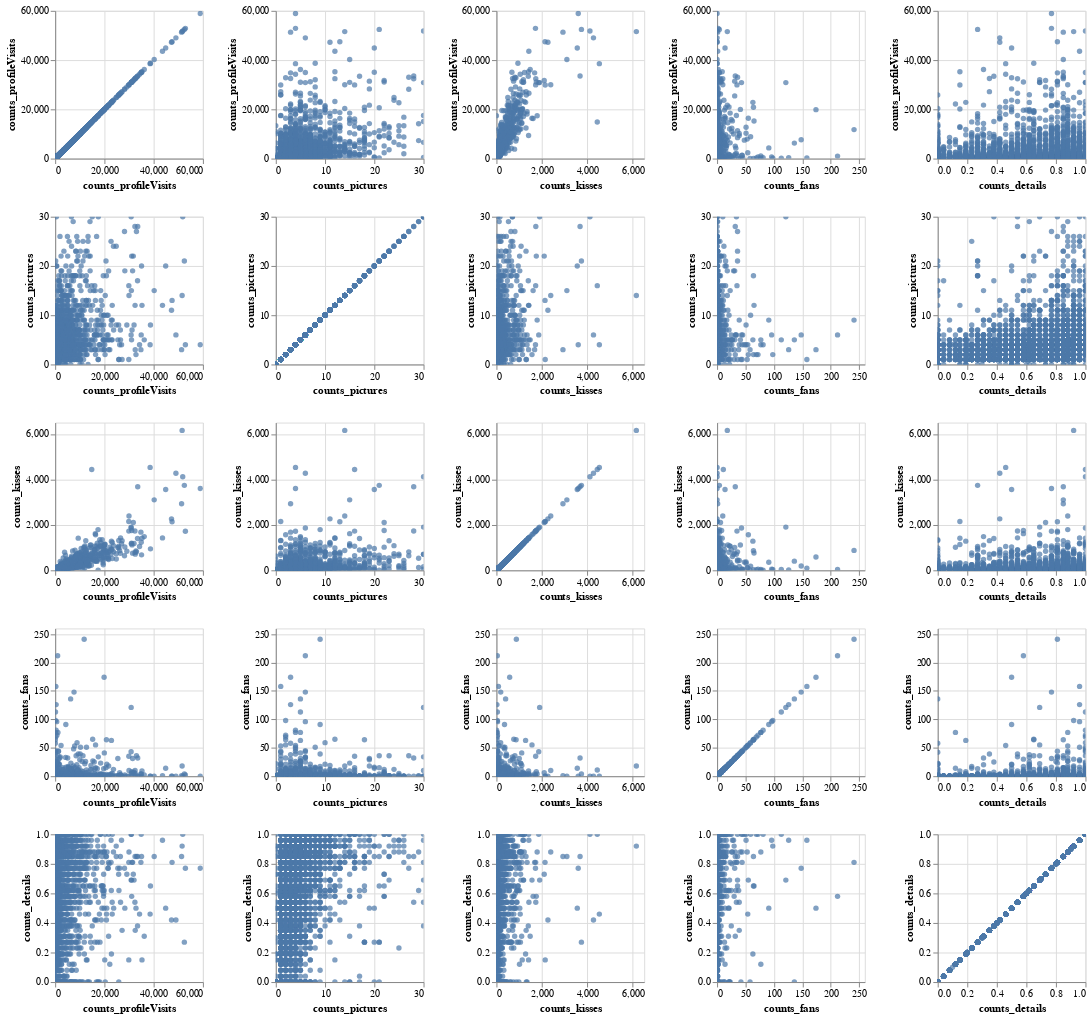

Notebook code for this chart:
### Markdown cell above
Wie bereits oben beschrieben, bestätigt sich bei den obigen Charts die Rechtsschiefe der vorliegenden Variablen. Dabei sind die Bins vor allem bei counts_fans aufgrund der Ausreißer sehr grob gefasst, weshalb sich die genaue Datenstruktur nur schwer erkennen lässt. Entgegen aller anderen Variablen weißt counts_details eine, ausgeschlossen die Profile ohne jede Angabe, in der Tendenz linksschiefe Verteilung auf.

### Code cell
alt.Chart(df_train).mark_circle().encode(
    alt.X(alt.repeat("column"), type='quantitative'),
    alt.Y(alt.repeat("row"), type='quantitative')
).properties(
    width=150,
    height=150
).repeat(
    row=['counts_profileVisits','counts_pictures','counts_kisses','counts_fans', 'counts_details'],
    column=['counts_profileVisits','counts_pictures','counts_kisses','counts_fans', 'counts_details']
).interactive()

### Figure 1 — Vega-Lite specification as saved in the notebook (floating-point values rounded to 4 significant figures; data arrays with more than 128 entries replaced by an {"elided": "..."} marker saying what was removed)
{"config": {"view": {"continuousWidth": 300, "continuousHeight": 300}}, "repeat": {"column": ["counts_profileVisits", "counts_pictures", "counts_kisses", "counts_fans", "counts_details"], "row": ["counts_profileVisits", "counts_pictures", "counts_kisses", "counts_fans", "counts_details"]}, "spec": {"data": {"name": "data-8dcf6dfd0f524e0edf70e09a54b27c19"}, "mark": {"type": "circle"}, "encoding": {"x": {"field": {"repeat": "column"}, "type": "quantitative"}, "y": {"field": {"repeat": "row"}, "type": "quantitative"}}, "height": 150, "name": "view_1", "width": 150}, "params": [{"name": "param_1", "select": {"type": "interval", "encodings": ["x", "y"]}, "bind": "scales", "views": ["view_1_child__row_counts_profileVisitscolumn_counts_profileVisits", "view_1_child__row_counts_profileVisitscolumn_counts_pictures", "view_1_child__row_counts_profileVisitscolumn_counts_kisses", "view_1_child__row_counts_profileVisitscolumn_counts_fans", "view_1_child__row_counts_profileVisitscolumn_counts_details", "view_1_child__row_counts_picturescolumn_counts_profileVisits", "view_1_child__row_counts_picturescolumn_counts_pictures", "view_1_child__row_counts_picturescolumn_counts_kisses", "view_1_child__row_counts_picturescolumn_counts_fans", "view_1_child__row_counts_picturescolumn_counts_details", "view_1_child__row_counts_kissescolumn_counts_profileVisits", "view_1_child__row_counts_kissescolumn_counts_pictures", "view_1_child__row_counts_kissescolumn_counts_kisses", "view_1_child__row_counts_kissescolumn_counts_fans", "view_1_child__row_counts_kissescolumn_counts_details", "view_1_child__row_counts_fanscolumn_counts_profileVisits", "view_1_child__row_counts_fanscolumn_counts_pictures", "view_1_child__row_counts_fanscolumn_counts_kisses", "view_1_child__row_counts_fanscolumn_counts_fans", "view_1_child__row_counts_fanscolumn_counts_details", "view_1_child__row_counts_detailscolumn_counts_profileVisits", "view_1_child__row_counts_detailscolumn_counts_pictures", "view_1_child__row_counts_detailscolumn_counts_kisses", "view_1_child__row_counts_detailscolumn_counts_fans", "view_1_child__row_counts_detailscolumn_counts_details"]}], "$schema": "https://vega.github.io/schema/vega-lite/v5.8.0.json", "datasets": {"data-8dcf6dfd0f524e0edf70e09a54b27c19": {"elided": "2740 records"}}}
